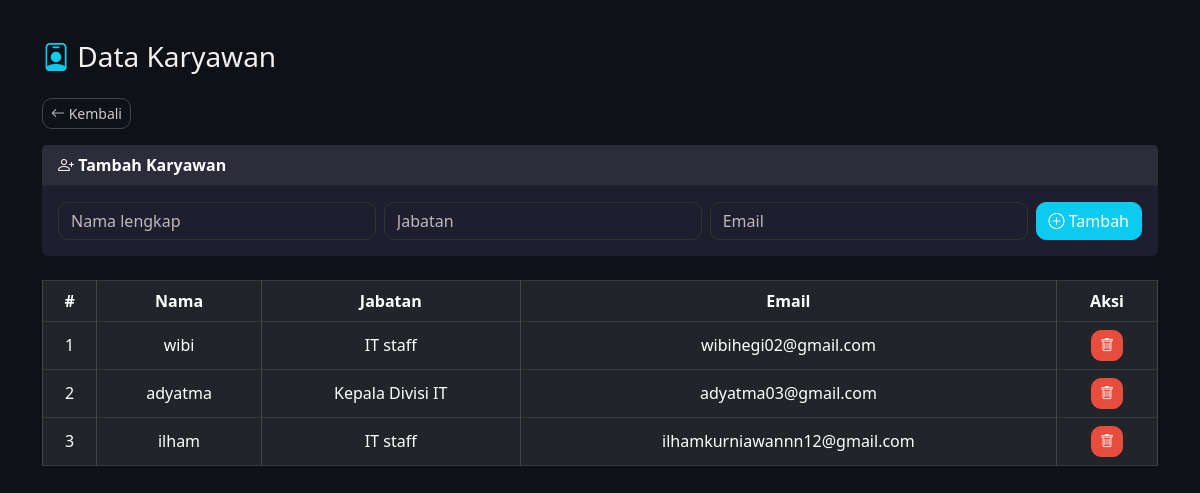
Page /admin/karyawan.php (signed in) on the committed database.
### tables this page shows
CREATE TABLE `karyawan` (
  `id` int NOT NULL,
  `nama` varchar(100) NOT NULL,
  `jabatan` varchar(100) DEFAULT NULL,
  `email` varchar(100) DEFAULT NULL,
  `created_at` timestamp NOT NULL DEFAULT CURRENT_TIMESTAMP
);

### admin/karyawan.php (the view, shortened to what this page needs)
<?php
require '../includes/config.php';
?>
<!DOCTYPE html>
<html lang="id">
<head>
    <link href="https://cdn.jsdelivr.net/npm/bootstrap@5.3.0/dist/css/bootstrap.min.css" rel="stylesheet">
    <link href="https://cdn.jsdelivr.net/npm/bootstrap-icons@1.10.5/font/bootstrap-icons.css" rel="stylesheet">
</head>
<body>
<div class="container">
    <h3 class="mb-4"><i class="bi bi-person-badge text-info"></i> Data Karyawan</h3>
    <a href="dashboard.php" class="btn btn-outline-secondary btn-sm mb-3"><i class="bi bi-arrow-left"></i> Kembali</a>
    <div class="card mb-4">
        <div class="card-header"><i class="bi bi-person-plus"></i> Tambah Karyawan</div>
        <div class="card-body">
            <form method="POST">
                <div class="row g-2 align-items-end">
                    <div class="col-md">
                        <input type="text" name="nama" class="form-control" placeholder="Nama lengkap" required>
                    </div>
                    <div class="col-md">
                        <input type="text" name="jabatan" class="form-control" placeholder="Jabatan">
                    </div>
                    <div class="col-md">
                        <input type="email" name="email" class="form-control" placeholder="Email">
                    </div>
                    <div class="col-auto">
                        <button type="submit" name="tambah" class="btn btn-primary"><i class="bi bi-plus-circle"></i> Tambah</button>
                    </div>
                </div>
            </form>
        </div>
    </div>
    <div class="table-responsive">
        <table class="table table-dark table-bordered table-hover align-middle text-center">
            <thead>
                <tr>
                    <th>#</th>
                    <th>Nama</th>
                    <th>Jabatan</th>
                    <th>Email</th>
                    <th>Aksi</th>
                </tr>
            </thead>
            <tbody>
            <?php
            $result = mysqli_query($conn, "SELECT * FROM karyawan ORDER BY id DESC");
            $no = 1;
            while ($row = mysqli_fetch_assoc($result)):
            ?>
                <tr>
                    <td><?= $no++ ?></td>
                    <td><?= htmlspecialchars($row['nama']) ?></td>
                    <td><?= htmlspecialchars($row['jabatan']) ?></td>
                    <td><?= htmlspecialchars($row['email']) ?></td>
                    <td>
                        <a href="karyawan.php?hapus=<?= $row['id'] ?>" onclick="return confirm('Yakin hapus data ini?')" class="btn btn-sm btn-danger">
                            <i class="bi bi-trash"></i>
                        </a>
                    </td>
                </tr>
            <?php endwhile; ?>
            </tbody>
        </table>
    </div>
</div>
</body>
</html>

### admin/karyawan.php (style rules this page uses)
body { background-color: #0f1117; color: #f1f1f1; font-family: 'Segoe UI', sans-serif; }
.container { margin-top: 40px; }
.card { background-color: #1e1e2f; border: none; }
.card-header { background-color: #2c2c3a; color: #fff; font-weight: bold; }
.form-control, .btn { border-radius: 10px; }
.form-control { background-color: #1e1e2f; color: #fff; border-color: #333; }
.form-control::placeholder { color: #bbb; }
.btn-primary { background-color: #0dcaf0; border-color: #0dcaf0; }
.btn-danger { background-color: #e74c3c; border-color: #e74c3c; }
.btn-outline-secondary { color: #ccc; border-color: #444; }
.table { background-color: #1f1f2e; color: #fff; }
.table-dark { background-color: #2c2c3a; }
.table-bordered td, .table-bordered th { border-color: #444; }

### rows in the picture
karyawan: nama "wibi", jabatan "IT staff", email "wibihegi02@gmail.com"
karyawan: nama "adyatma", jabatan "Kepala Divisi IT", email "adyatma03@gmail.com"
karyawan: nama "ilham", jabatan "IT staff", email "ilhamkurniawannn12@gmail.com"
